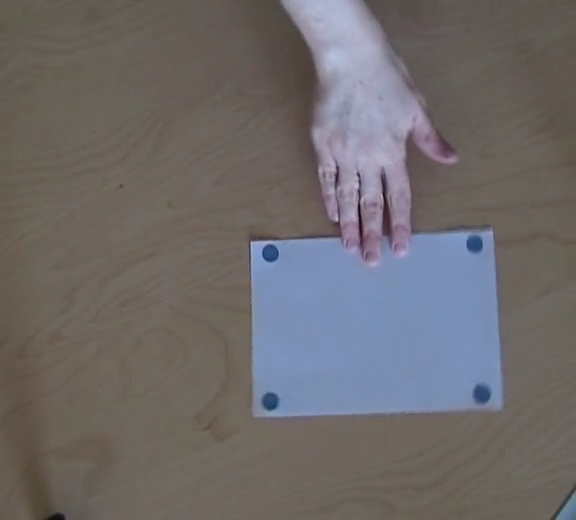
%> input picture images/101image.jpg, 576 x 520 px
$ octave --eval "result = trouverpicot(rgb2gray(imread('images/101image.jpg')));"   (GNU Octave 9; MATLAB toolbox functions it lacks are replaced by stand-ins)
%> lines starting %> are read from the running program, lines starting %| are printed output that depends on the picture; in (x1, y1, x2, y2) boxes, pixels count from 0 and x2, y2 are one past the last pixel; in counts of white or black regions, pixels touching at a corner belong together; the program's own positions count from 1
### reconstruire.m
function[obr]=reconstruire(image)
I=image;
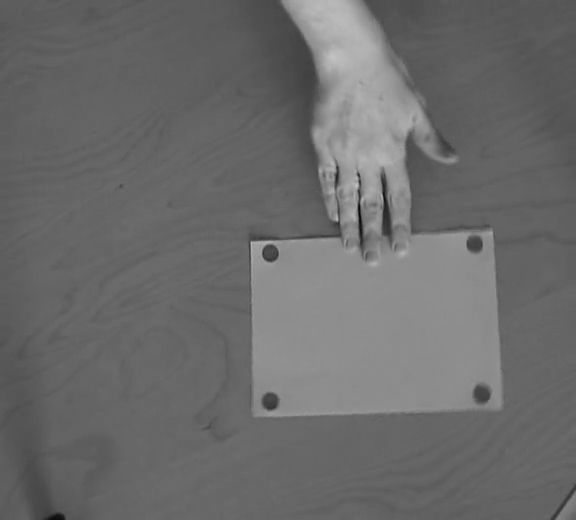
%> I: size 520x576 uint8; min 7, max 195, mean 107.1
mask=adapthisteq(I);
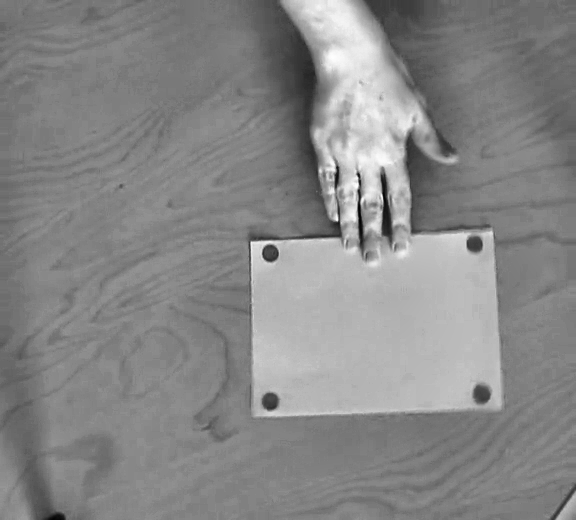
%> mask: size 520x576 uint8; min 0, max 255, mean 135.1
se=strel('disk',3);
marker=imerode(mask,se);
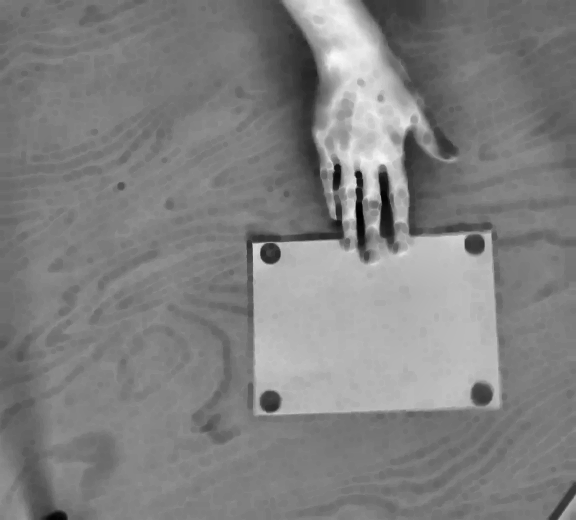
%> marker: size 520x576 uint8; min 0, max 251, mean 128.5
obr=imreconstruct(marker,mask);

### trouverpicot.m
function [barycentres,imageLabel]=trouverpicot(image)
imageReconstruite=reconstruire(image);
imageReconstruite=im2bw(imageReconstruite,0.5);%imagebinaire(noir et blanc)
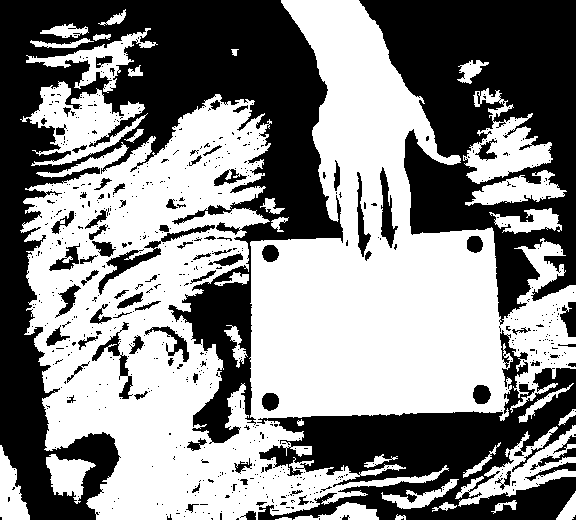
%> imageReconstruite: size 520x576 logical; 53.6% white; 722 black regions (640 under 20 px), largest, box (x1, y1, x2, y2) and area: (0, 0, 343, 520) 66190, (359, 0, 576, 325) 36960, (257, 330, 576, 520) 23876
imageLabel=bwlabel(imageReconstruite); %image lab閘is閑
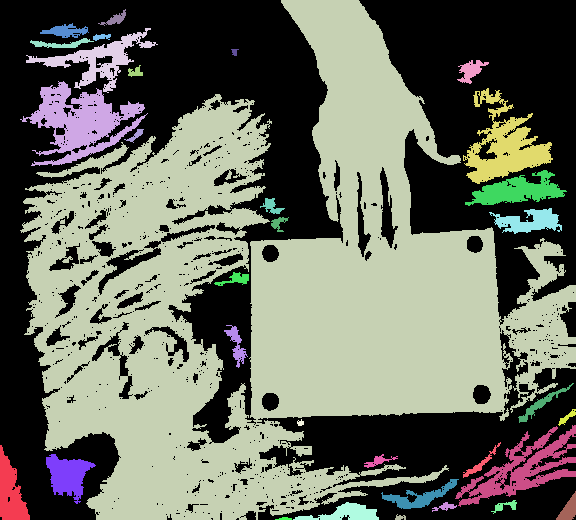
%> imageLabel: size 520x576 double; 34 distinct labels, from 0 to 33; one colour per label, 0 black
[x,y]=find(imageLabel==4);%r閏up鑢e tous les points lab閘is閟 1
%> x = 2088 values from 29 to 93; y = 2088 values from 27 to 158
[x2,y2]=find(imageLabel==3);
%> x2 = 136320 values from 1 to 520; y2 = 136320 values from 21 to 576
[x3,y3]=find(imageLabel==1);
%> x3 = 1267 values from 446 to 520; y3 = 1267 values from 1 to 30
[x4,y4]=find(imageLabel==2);
%> x4 = 4601 values from 82 to 166; y4 = 4601 values from 21 to 148
xb=mean(x); %barycentre des points 1
%> xb = 60.13
yb=mean(y);
%> yb = 99.61
x2b=mean(x2);
%> x2b = 298.4
y2b=mean(y2);
%> y2b = 275.9
x3b=mean(x3);
%> x3b = 493.1
y3b=mean(y3);
%> y3b = 11.15
x4b=mean(x4);
%> x4b = 122.6
y4b=mean(y4);
%> y4b = 81.46
barycentres=[xb yb; x2b y2b; x3b y3b; x4b y4b];
%> barycentres = [60.13 99.61; 298.4 275.9; 493.1 11.15; 122.6 81.46]
%> `result = trouverpicot(rgb2gray(imread('images/101image.jpg')));`: result has the same summary as barycentres in trouverpicot
end

$ run again, on images/106image.jpg
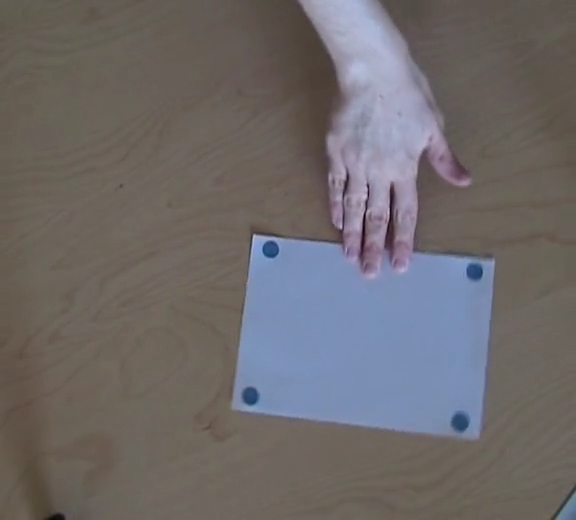
%> input picture images/106image.jpg, 576 x 520 px
%> in trouverpicot, `imageReconstruite=im2bw(imageReconstruite,0.5);`:
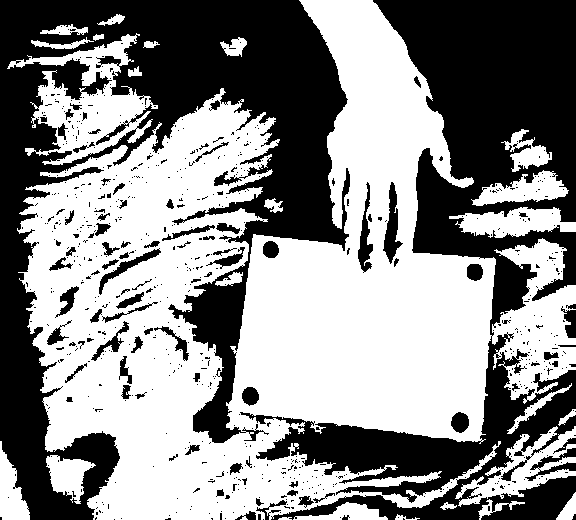
%> imageReconstruite: size 520x576 logical; 54.7% white; 738 black regions (651 under 20 px), largest, box (x1, y1, x2, y2) and area: (0, 0, 350, 520) 67435, (240, 0, 576, 520) 57452, (383, 182, 403, 264) 724
%> in trouverpicot, `imageLabel=bwlabel(imageReconstruite);`:
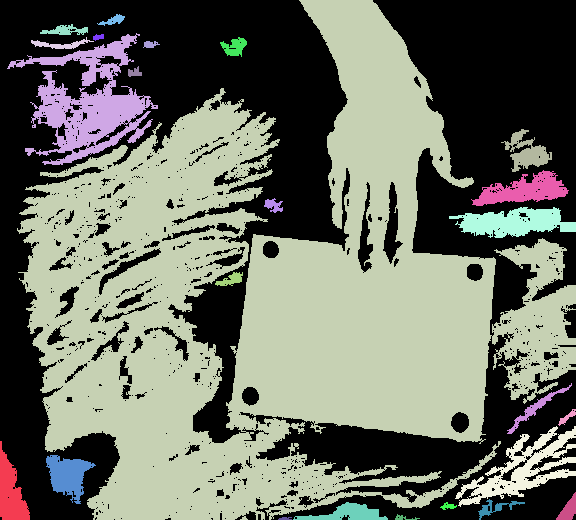
%> imageLabel: size 520x576 double; 26 distinct labels, from 0 to 25; one colour per label, 0 black
%> x = 267 values from 38 to 49; y = 267 values from 32 to 94
%> x2 = 141896 values from 1 to 520; y2 = 141896 values from 18 to 576
%> x3 = 1306 values from 442 to 520; y3 = 1306 values from 1 to 30
%> x4 = 7330 values from 34 to 165; y4 = 7330 values from 8 to 158
%> xb = 45.11
%> yb = 61.01
%> x2b = 302.5
%> y2b = 277.1
%> x3b = 493
%> y3b = 11.33
%> x4b = 104.3
%> y4b = 89.78
%> barycentres = [45.11 61.01; 302.5 277.1; 493 11.33; 104.3 89.78]
